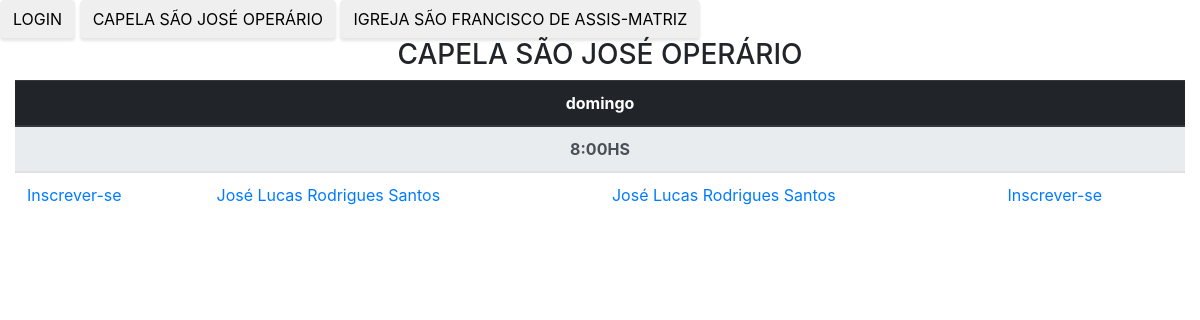
Screenshot of /?pag=1&opcao=1 with the database file from the repository.
### tables this page shows
CREATE TABLE `escala_igreja` (
  `segunda_manha1` varchar(255) NOT NULL,
  `segunda_manha2` varchar(255) NOT NULL,
  `segunda_noite1` varchar(255) NOT NULL,
  `segunda_noite2` varchar(255) NOT NULL,
  `terca_manha1` varchar(255) NOT NULL,
  `terca_manha2` varchar(255) NOT NULL,
  `terca_noite1` varchar(255) NOT NULL,
  `terca_noite2` varchar(255) NOT NULL,
  `quarta_manha1` varchar(255) NOT NULL,
  `quarta_manha2` varchar(255) NOT NULL,
  `quarta_noite1` varchar(255) NOT NULL,
  `quarta_noite2` varchar(255) NOT NULL,
  `quinta_manha1` varchar(255) NOT NULL,
  `quinta_manha2` varchar(255) NOT NULL,
  `quinta_noite1` varchar(255) NOT NULL,
  `quinta_noite2` varchar(255) NOT NULL,
  `sexta_manha1` varchar(255) NOT NULL,
  `sexta_manha2` varchar(255) NOT NULL,
  `sexta_noite1` varchar(255) NOT NULL,
  `sexta_noite2` varchar(255) NOT NULL,
  `sabado_manha1` varchar(255) NOT NULL,
  `sabado_manha2` varchar(255) NOT NULL,
  `sabado_noite1` varchar(255) NOT NULL,
  `sabado_noite2` varchar(255) NOT NULL,
  `sabado_noite3` varchar(255) NOT NULL,
  `sabado_noite4` varchar(255) NOT NULL,
  `domingo_manhaA1` varchar(255) NOT NULL,
  `domingo_manhaA2` varchar(255) NOT NULL,
  `domingo_manhaA3` varchar(255) NOT NULL,
  `domingo_manhaA4` varchar(255) NOT NULL,
  `domingo_manhaB1` varchar(255) NOT NULL,
  `domingo_manhaB2` varchar(255) NOT NULL,
  `domingo_manhaB3` varchar(255) NOT NULL,
  `domingo_manhaB4` varchar(255) NOT NULL,
  `domingo_tarde1` varchar(255) NOT NULL,
  `domingo_tarde2` varchar(255) NOT NULL,
  `domingo_tarde3` varchar(255) NOT NULL,
  `domingo_tarde4` varchar(255) NOT NULL,
  `domingo_noite1` varchar(255) NOT NULL,
  `domingo_noite2` varchar(255) NOT NULL,
  `domingo_noite3` varchar(255) NOT NULL,
  `domingo_noite4` varchar(255) NOT NULL,
  `domingo_capela1` varchar(255) NOT NULL,
  `domingo_capela2` varchar(255) NOT NULL,
  `domingo_capela3` varchar(255) NOT NULL,
  `domingo_capela4` varchar(255) NOT NULL,
  `mes` varchar(2) NOT NULL,
  `id` int(11) NOT NULL
);

### tabela_capela.php (the view, shortened to what this page needs)
<?php
	$sql= "SELECT * FROM escala_igreja ";
	$result = mysqli_query($conn,$sql);
	$row =  mysqli_fetch_assoc($result);
	$domingo_capela1 =@$row['domingo_capela1']?"<a href='crud.php?ok_escala=true&domingo_capela1=false'>".$row['domingo_capela1']."</a>":"<a href='crud.php?ok_escala=true&domingo_capela1=true'>Inscrever-se</a>";
	$domingo_capela2 =@$row['domingo_capela2']?"<a href='crud.php?ok_escala=true&domingo_capela2=false'>".$row['domingo_capela2']."</a>":"<a href='crud.php?ok_escala=true&domingo_capela2=true'>Inscrever-se</a>";
	$domingo_capela3 =@$row['domingo_capela3']?"<a href='crud.php?ok_escala=true&domingo_capela3=false'>".$row['domingo_capela3']."</a>":"<a href='crud.php?ok_escala=true&domingo_capela3=true'>Inscrever-se</a>";
	$domingo_capela4 =@$row['domingo_capela4']?"<a href='crud.php?ok_escala=true&domingo_capela4=false'>".$row['domingo_capela4']."</a>":"<a href='crud.php?ok_escala=true&domingo_capela4=true'>Inscrever-se</a>";
	echo $tabela=	"
	<h3 align='center'>CAPELA SÃO JOSÉ OPERÁRIO</h3>
		<div class='container-fluid '>
	<table class='table'align='center'>
		    	<thead class='thead-dark'>
		    		<tr align='center'>
		    		<th colspan='12'>domingo</th>
		    		</tr>
		    	</thead>
		    	 <thead class='thead-light'>
		    		<tr align='center'>
		    		<th colspan='12'>8:00HS</th>
		    		</tr>
		    	</thead>
		    	 <tr>
			      <td colspan='3'> $domingo_capela1</td>
			      <td colspan='3'> $domingo_capela2</td>
			      <td colspan='3'> $domingo_capela3</td>
			      <td colspan='3'> $domingo_capela4</td>
			    </tr>
		</table>
		</div>";
?>

### css/style.css (style rules this page uses)
body { background-image: ; transition: background 2s linear, border 3s; margin: 0; padding: 0; height: 100vh; }

### rows the page displays
escala_igreja: domingo_capela2 "José Lucas Rodrigues Santos", domingo_capela3 "José Lucas Rodrigues Santos"
